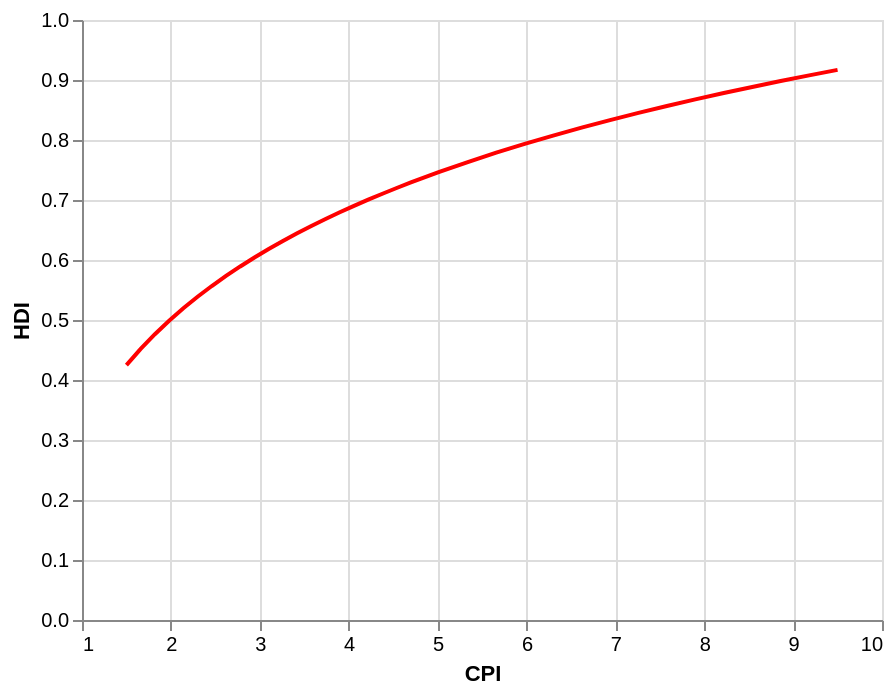

This figure's notebook cell:
### Code cell
# Solution
line = alt.Chart(df).transform_regression(
    'CPI', 'HDI', method='log'
).mark_line(color='red').encode(
    alt.X('CPI:Q'),
    alt.Y('HDI:Q')
)

line

### Figure 1 — Vega-Lite specification as saved in the notebook (floating-point values rounded to 4 significant figures; data arrays with more than 128 entries replaced by an {"elided": "..."} marker saying what was removed)
{"config": {"view": {"continuousWidth": 400, "continuousHeight": 300}}, "data": {"name": "data-c6a1e4fe02b1a713f59f03445e289546"}, "mark": {"type": "line", "color": "red"}, "encoding": {"x": {"type": "quantitative", "field": "CPI"}, "y": {"type": "quantitative", "field": "HDI"}}, "transform": [{"on": "CPI", "regression": "HDI", "method": "log"}], "$schema": "https://vega.github.io/schema/vega-lite/v4.8.1.json", "datasets": {"data-c6a1e4fe02b1a713f59f03445e289546": {"elided": "173 records"}}}
